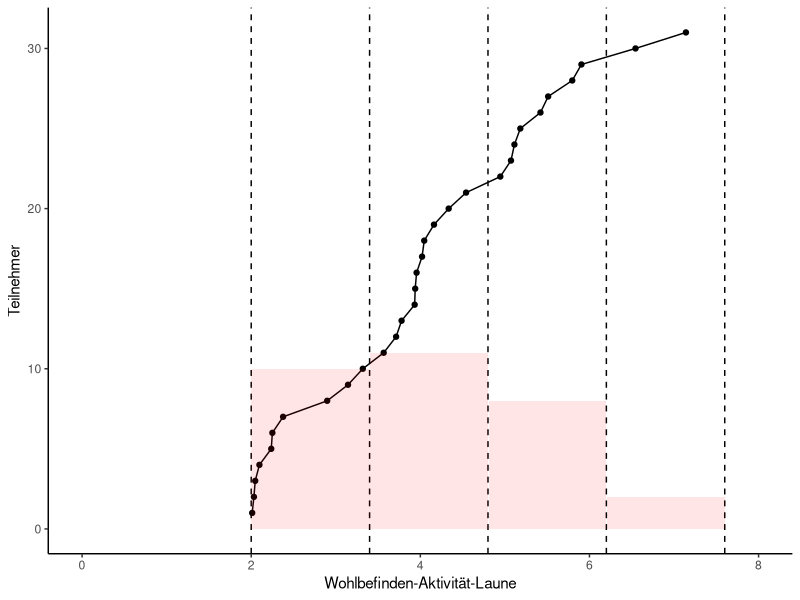

Generate this figure with R:
library(tidyverse)
library(ggplot2)
library(readxl)

### Daten
set.seed(12)
dat <- data.frame(WAL = 
                    c(runif(10, 2, 3.4),
                      runif(11, 3.41 , 4.8),
                      runif(8,  4.81 , 6.2),
                      runif(2,  6.21 , 7.6))) %>%
  as_tibble() %>%
  arrange(WAL) %>%
  mutate(nr = 1:n())

#### plotting 
ggplot(dat, aes(x = WAL, y = nr)) +
  geom_point() + 
  geom_line() +
  theme_classic() + 
  scale_x_continuous(
    name = "Wohlbefinden-Aktivität-Laune",
    limits = c(0,8)) + 
  scale_y_continuous(
    name = "Teilnehmer") +
  geom_vline(
    xintercept = c(2, 3.4, 4.8, 6.2, 7.6),
    linetype = 'dashed')+
  annotate("rect", xmin = 2, xmax = 3.4,
           ymin = 0, ymax = 10,
           alpha = .1,fill = "red")+
  annotate("rect", xmin = 3.41, xmax = 4.8,
           ymin = 0, ymax = 11,
           alpha = .1,fill = "red")+
  annotate("rect", xmin = 4.81, xmax = 6.2,
           ymin = 0, ymax = 8,
           alpha = .1,fill = "red")+
  annotate("rect", xmin = 6.21, xmax = 7.6,
           ymin = 0, ymax = 2,
           alpha = .1,fill = "red")




